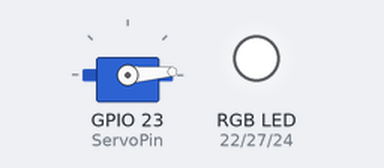
The program below on a simulated Raspberry Pi (BCM pin numbers). Shown: servo, an RGB LED mixed from three pins (HIGH = lit). Servo angles are drawn from the pulse width (0.5 ms = 0°, 2.5 ms = 180°).

Above: at 2.05 s.
At 2.8 s:
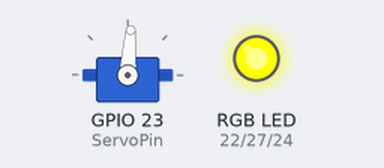
At 3.2 s:
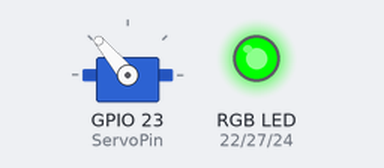
At 3.55 s:
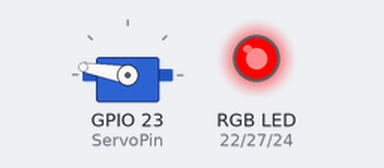
At 4.3 s:
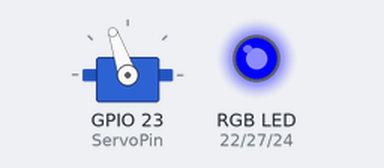
At 5.1 s:
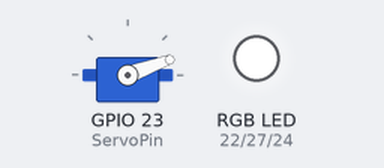
Timing chart, 0 to 9.5 s (numbered marks = the images above):
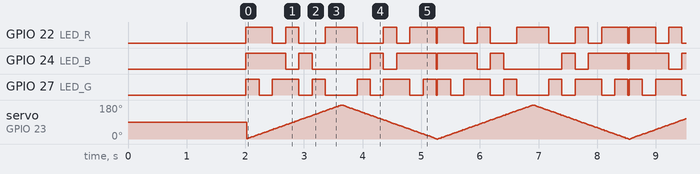

Measured:
- by itself, GPIO 24 (LED_B): repeats every 3.3 s: LOW 0.23 s, HIGH 0.23 s, LOW 0.99 s, HIGH 0.23 s, LOW 0.23 s, HIGH 0.68 s, LOW 0.02 s, HIGH 0.68 s
- by itself, GPIO 22 (LED_R): repeats every 3.3 s: LOW 0.23 s, HIGH 0.23 s, LOW 0.45 s, HIGH 0.54 s, LOW 0.45 s, HIGH 0.23 s, LOW 0.23 s, HIGH 0.45 s, LOW 0.02 s, HIGH 0.45 s
- by itself, GPIO 27 (LED_G): repeats every 3.3 s: LOW 0.23 s, HIGH 0.45 s, LOW 0.23 s, HIGH 0.23 s, LOW 0.54 s, HIGH 0.23 s, LOW 0.23 s, HIGH 0.45 s, LOW 0.23 s, HIGH 0.23 s, LOW 0.02 s, HIGH 0.23 s

The program:

ServoControlColorVersion1.py
```python
#-*- coding:UTF-8 -*-
#This code uses the PWM library that comes with the system.
import RPi.GPIO as GPIO
import time

#Definition of RGB module pins
LED_R = 22
LED_G = 27
LED_B = 24

#Definition of servo pin
ServoPin = 23

#Set the GPIO port to BCM encoding mode.
GPIO.setmode(GPIO.BCM)

#Ignore warning information
GPIO.setwarnings(False)

#RGB module pins are initialized into output mode
#Servo pin is initialized into input mode
def init():
    global pwm_servo
    GPIO.setup(LED_R, GPIO.OUT)
    GPIO.setup(LED_G, GPIO.OUT)
    GPIO.setup(LED_B, GPIO.OUT)
    GPIO.setup(ServoPin, GPIO.OUT)

    pwm_servo = GPIO.PWM(ServoPin, 50)
    pwm_servo.start(0)

def corlor_light(pos):
    if pos > 150:
        GPIO.output(LED_R, GPIO.HIGH)
	GPIO.output(LED_G, GPIO.LOW)
	GPIO.output(LED_B, GPIO.LOW)
    elif pos > 125:
	GPIO.output(LED_R, GPIO.LOW)
	GPIO.output(LED_G, GPIO.HIGH)
	GPIO.output(LED_B, GPIO.LOW)
    elif pos >100:
        GPIO.output(LED_R, GPIO.LOW)
	GPIO.output(LED_G, GPIO.LOW)
	GPIO.output(LED_B, GPIO.HIGH)
    elif pos > 75:
	GPIO.output(LED_R, GPIO.HIGH)
	GPIO.output(LED_G, GPIO.HIGH)
	GPIO.output(LED_B, GPIO.LOW)
    elif pos > 50:
	GPIO.output(LED_R, GPIO.LOW)
	GPIO.output(LED_G, GPIO.HIGH)
	GPIO.output(LED_B, GPIO.HIGH)
    elif pos > 25:
        GPIO.output(LED_R, GPIO.HIGH)
	GPIO.output(LED_G, GPIO.LOW)
	GPIO.output(LED_B, GPIO.HIGH)
    elif pos > 0:
        GPIO.output(LED_R, GPIO.HIGH)
	GPIO.output(LED_G, GPIO.HIGH)
	GPIO.output(LED_B, GPIO.HIGH)
    else :
        GPIO.output(LED_R, GPIO.LOW)
	GPIO.output(LED_G, GPIO.LOW)
	GPIO.output(LED_B, GPIO.LOW)

def servo_control_color():
    for pos in range(181):
        pwm_servo.ChangeDutyCycle(2.5 + 10 * pos/180)
	corlor_light(pos)
	time.sleep(0.009)
    for pos in reversed(range(181)):
        pwm_servo.ChangeDutyCycle(2.5 + 10 * pos/180)
	corlor_light(pos)
	time.sleep(0.009)

#delay 2s
time.sleep(2)

#The try/except statement is used to detect errors in the try block.
#the except statement catches the exception information and processes it.
try:
    init()
    pwm_servo.ChangeDutyCycle(2.5 + 10 * 90/180)
    while True:
 	servo_control_color()

except KeyboardInterrupt:
    pass
pwm_servo.stop()
GPIO.cleanup()
```
